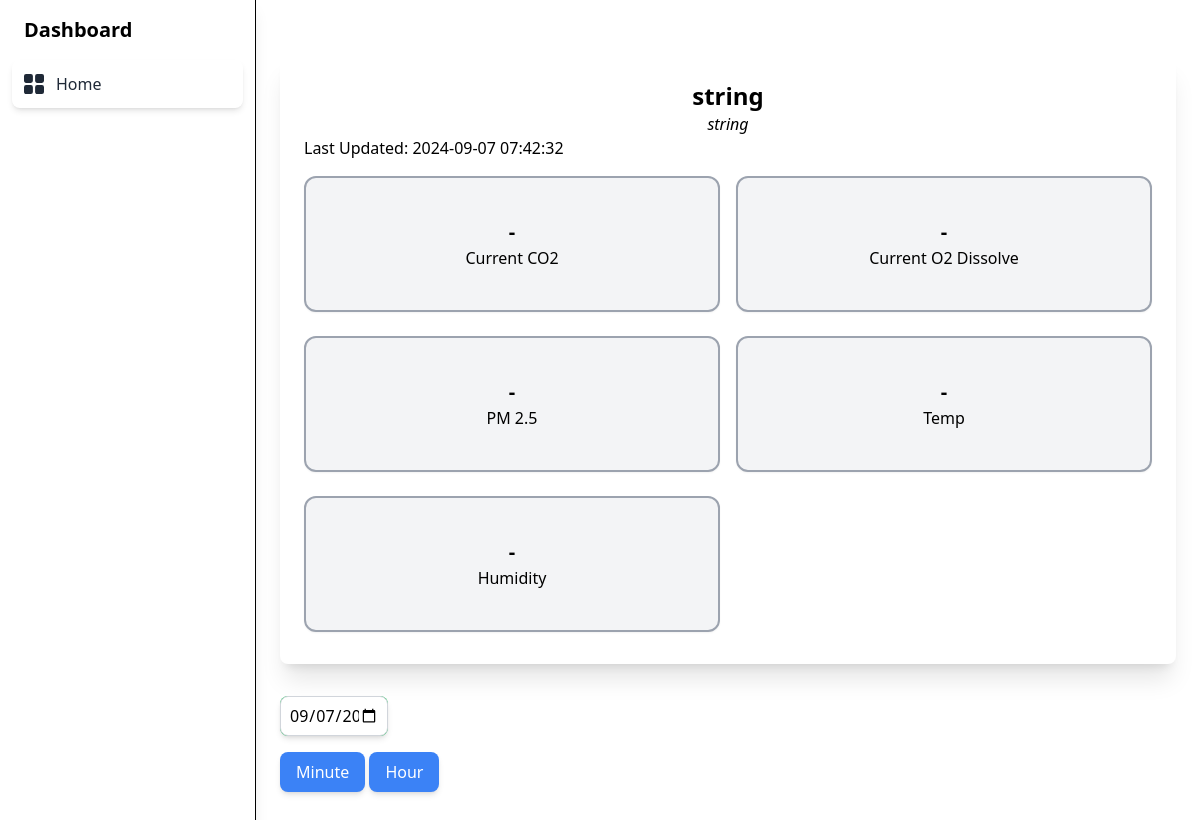
Page /lamp/string on the earlier database version.
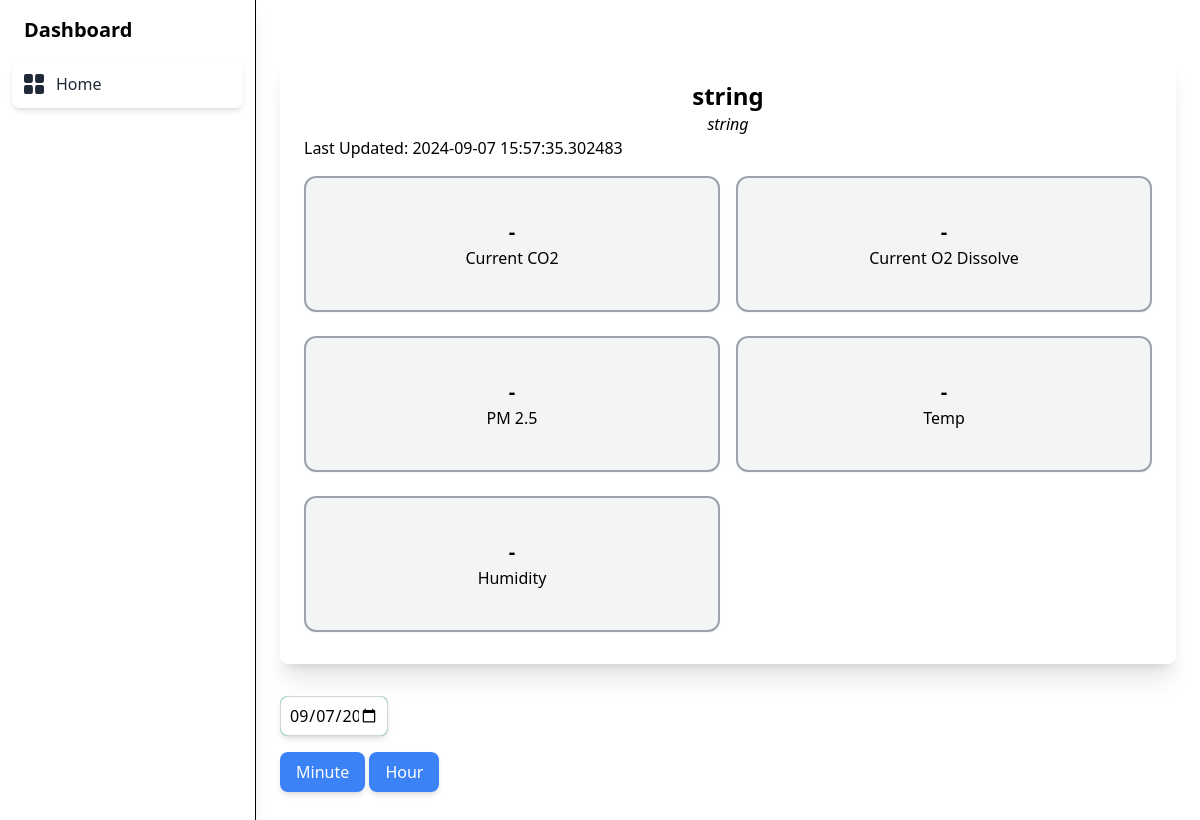
Same page on the later database version.
### app/db/models.py (models this page shows)
class Item(Base):
    __tablename__ = "items"
    id = Column(String, primary_key=True, index=True)
    name = Column(String, index=True)
    isActive = Column(Boolean, default=False)
    isCO2 = Column(Boolean, default=False)
    isDO = Column(Boolean, default=False)
    isPM2dot5 = Column(Boolean, default=False)
    isTemp = Column(Boolean, default=False)
    isHumidity = Column(Boolean, default=False)
    updated_at = Column(DateTime, default=func.now(), onupdate=func.now())  # Track last update time

### app/routers/web.py (the view)
@router.get("/lamp/{item_id}", response_class=HTMLResponse)
async def sensor_dashboard(item_id: str, request: Request, db: Session = Depends(get_db)):
    item = crud.get_item(db=db, item_id=item_id)
    return templates.TemplateResponse("lamp.html", {"request": request, "item": item})

### app/templates/lamp.html (shortened to what this page needs)
<!DOCTYPE html>
<html lang="en">
<head>
    <script src="https://cdn.tailwindcss.com"></script>
    <script
        src="https://cdn.tailwindcss.com?plugins=forms,typography,aspect-ratio,line-clamp,container-queries"></script>
</head>
<body class="overflow-x-hidden">
    <div class="flex">
        <aside id="default-sidebar"
            class="w-64 h-screen fixed top-0 left-0 z-40 transition-transform -translate-x-full sm:translate-x-0 shadow-lg border-r-[1px] border-black"
            aria-label="Sidebar">
            <div class="h-full px-3 py-4 overflow-y-auto">
                <ul class="space-y-2 font-medium">
                    <li>
                        <span class="ml-3 font-bold text-xl">Dashboard</span>
                    </li>
                    <li>
                        <a href="/"
                            class="flex items-center p-3 text-gray-800 rounded-lg hover:opacity-80 shadow-md transition duration-300 ease-in-out mt-4">
                            <span class="flex-1 ml-3 whitespace-nowrap">Home</span>
                        </a>
                    </li>
                </ul>
            </div>
        </aside>
       <div class="flex-1 sm:ml-64 p-6">
            <section class="mt-8 bg-white rounded-lg shadow-xl p-6">
                <div>
                    <div class="text-center">
                        <h1 class="text-2xl font-bold">{% if item.name %}{{ item.name }}{% else %}Unknown{% endif %}</h1>
                        <h2><em>{% if item.id %}{{ item.id }}{% else %}N/A{% endif %}</em></h2>
                    </div>
                    <p>Last Updated: {% if item.updated_at %}{{ item.updated_at }}{% else %}N/A{% endif %}</p>
                </div>
                <div class="grid grid-cols-2 gap-4 mt-4" id="lamp-sections">
                    {% if item.isCO2 %}
                    <div id="co2-section"
                        class="p-10 text-center border-2 border-gray-400 mb-2 bg-gray-100 rounded-xl shadow-sm">
                        <h1 id="co2-value" class="font-bold text-xl">-</h1>
                        <h1>Current CO2</h1>
                    </div>
                    {% endif %}
                    {% if item.isDO %}
                    <div id="o2-section"
                        class="p-10 text-center border-2 border-gray-400 mb-2 bg-gray-100 rounded-xl shadow-sm">
                        <h1 id="o2-value" class="font-bold text-xl">-</h1>
                        <h1>Current O2 Dissolve</h1>
                    </div>
                    {% endif %}
                    {% if item.isPM2dot5 %}
                    <div id="pm-section"
                        class="p-10 text-center border-2 border-gray-400 mb-2 bg-gray-100 rounded-xl shadow-sm">
                        <h1 id="pm-value" class="font-bold text-xl">-</h1>
                        <h1>PM 2.5</h1>
                    </div>
                    {% endif %}
                    {% if item.isTemp %}
                    <div id="temp-section"
                        class="p-10 text-center border-2 border-gray-400 mb-2 bg-gray-100 rounded-xl shadow-sm">
                        <h1 id="temp-value" class="font-bold text-xl">-</h1>
                        <h1>Temp</h1>
                    </div>
                    {% endif %}
                    {% if item.isHumidity %}
                    <div id="humidity-section"
                        class="p-10 text-center border-2 border-gray-400 mb-2 bg-gray-100 rounded-xl shadow-sm">
                        <h1 id="humidity-value" class="font-bold text-xl">-</h1>
                        <h1>Humidity</h1>
                    </div>
                    {% endif %}
                </div>
            </section>
            <div class="flex justify-between items-center mt-8">
                <div class="relative">
                    <button id="choose-date-btn"
                        class="bg-green-500 text-white px-8 py-2 rounded-lg shadow-md hover:bg-blue-600 focus:outline-none focus:ring-2 focus:ring-blue-300">
                    </button>
                    <input type="date" id="date-picker"
                        class="absolute inset-0 border border-gray-300 rounded-lg p-2" />
                </div>
            </div>
            <div id="controls" class="mt-4">
                <button onclick="fetchData(null, 'minute')"
                    class="bg-blue-500 text-white px-4 py-2 rounded-lg shadow-md hover:bg-blue-600 focus:outline-none focus:ring-2 focus:ring-blue-300">
                    Minute
                </button>
                <button onclick="fetchData(null, 'hour')"
                    class="bg-blue-500 text-white px-4 py-2 rounded-lg shadow-md hover:bg-blue-600 focus:outline-none focus:ring-2 focus:ring-blue-300">
                    Hour
                </button>
            </div>
        </div>
    </div>
</body>
</html>

Differences in the rows shown:
changed Item "string": updated_at "2024-09-07 07:42:32" → "2024-09-07 15:57:35.302483"
